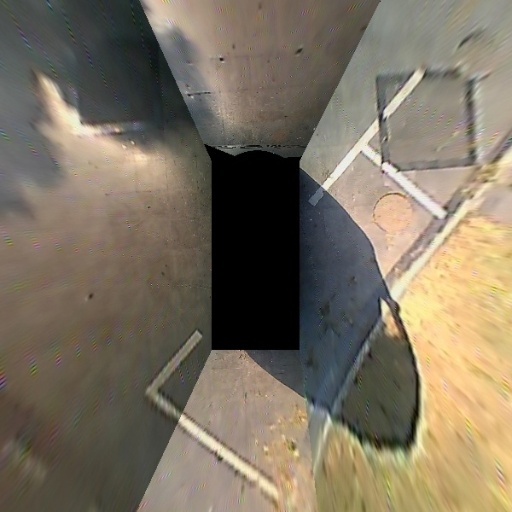
#> input picture 车位线识别比赛项目代码/xfdata/train/imgs/20160816-1-3003.jpg, 512 x 512 px; its folder holds only this picture in this run
$ python -i gmc.py   (imports and definitions only)
#> lines starting #> are read from the running program, lines starting #| are printed output that depends on the picture
### 车位线识别比赛项目代码/code/ultralytics/utils/__init__.py
# Ultralytics YOLO 🚀, AGPL-3.0 license

import contextlib
import inspect
import logging.config
import os
import platform
import re
import subprocess
import sys
import threading
import urllib
import uuid
from pathlib import Path
from types import SimpleNamespace
from typing import Union

import cv2
import matplotlib.pyplot as plt
import numpy as np
import torch
import yaml

from ultralytics import __version__

# PyTorch Multi-GPU DDP Constants
RANK = int(os.getenv('RANK', -1))
LOCAL_RANK = int(os.getenv('LOCAL_RANK', -1))  # https://pytorch.org/docs/stable/elastic/run.html
WORLD_SIZE = int(os.getenv('WORLD_SIZE', 1))

# Other Constants
FILE = Path(__file__).resolve()
ROOT = FILE.parents[1]  # YOLO
DEFAULT_CFG_PATH = ROOT / 'cfg/default.yaml'
NUM_THREADS = min(8, max(1, os.cpu_count() - 1))  # number of YOLOv5 multiprocessing threads
AUTOINSTALL = str(os.getenv('YOLO_AUTOINSTALL', True)).lower() == 'true'  # global auto-install mode
VERBOSE = str(os.getenv('YOLO_VERBOSE', True)).lower() == 'true'  # global verbose mode
TQDM_BAR_FORMAT = '{l_bar}{bar:10}{r_bar}'  # tqdm bar format
LOGGING_NAME = 'ultralytics'
MACOS, LINUX, WINDOWS = (platform.system() == x for x in ['Darwin', 'Linux', 'Windows'])  # environment booleans
ARM64 = platform.machine() in ('arm64', 'aarch64')  # ARM64 booleans
HELP_MSG = \
    """
    Usage examples for running YOLOv8:

    1. Install the ultralytics package:

        pip install ultralytics

    2. Use the Python SDK:

        from ultralytics import YOLO

        # Load a model
        model = YOLO('yolov8n.yaml')  # build a new model from scratch
        model = YOLO("yolov8n.pt")  # load a pretrained model (recommended for training)

        # Use the model
        results = model.train(res_data="coco128.yaml", epochs=3)  # train the model
        results = model.val()  # evaluate model performance on the validation set
        results = model('https://ultralytics.com/images/bus.jpg')  # predict on an image
        success = model.export(format='onnx')  # export the model to ONNX format

    3. Use the command line interface (CLI):

        YOLOv8 'yolo' CLI commands use the following syntax:

            yolo TASK MODE ARGS

            Where   TASK (optional) is one of [detect, segment, classify]
                    MODE (required) is one of [train, val, predict, export]
                    ARGS (optional) are any number of custom 'arg=value' pairs like 'imgsz=320' that override defaults.
                        See all ARGS at https://docs.ultralytics.com/usage/cfg or with 'yolo cfg'

        - Train a detection model for 10 epochs with an initial learning_rate of 0.01
            yolo detect train res_data=coco128.yaml model=yolov8n.pt epochs=10 lr0=0.01

        - Predict a YouTube video using a pretrained segmentation model at image size 320:
            yolo segment predict model=yolov8n-seg.pt source='https://youtu.be/Zgi9g1ksQHc' imgsz=320

        - Val a pretrained detection model at batch-size 1 and image size 640:
            yolo detect val model=yolov8n.pt res_data=coco128.yaml batch=1 imgsz=640

        - Export a YOLOv8n classification model to ONNX format at image size 224 by 128 (no TASK required)
            yolo export model=yolov8n-cls.pt format=onnx imgsz=224,128

        - Run special commands:
            yolo help
            yolo checks
            yolo version
            yolo settings
            yolo copy-cfg
            yolo cfg

    Docs: https://docs.ultralytics.com
    Community: https://community.ultralytics.com
    GitHub: https://github.com/ultralytics/ultralytics
    """

# Settings
torch.set_printoptions(linewidth=320, precision=4, profile='default')
#> (this line was passed over: torch is not available in this run)
np.set_printoptions(linewidth=320, formatter={'float_kind': '{:11.5g}'.format})  # format short g, %precision=5
cv2.setNumThreads(0)  # prevent OpenCV from multithreading (incompatible with PyTorch DataLoader)
os.environ['NUMEXPR_MAX_THREADS'] = str(NUM_THREADS)  # NumExpr max threads
os.environ['CUBLAS_WORKSPACE_CONFIG'] = ':4096:8'  # for deterministic training
os.environ['TF_CPP_MIN_LOG_LEVEL'] = '2'  # suppress verbose TF compiler warnings in Colab


class SimpleClass:
    """
    Ultralytics SimpleClass is a base class providing helpful string representation, error reporting, and attribute
    access methods for easier debugging and usage.
    """

    # [13 lines left out: function __str__, not called in this run]

    def __repr__(self):
        """Return a machine-readable string representation of the object."""
        return self.__str__()

    # [4 lines left out: function __getattr__, not called in this run]


class IterableSimpleNamespace(SimpleNamespace):
    """
    Ultralytics IterableSimpleNamespace is an extension class of SimpleNamespace that adds iterable functionality and
    enables usage with dict() and for loops.
    """

    def __iter__(self):
        """Return an iterator of key-value pairs from the namespace's attributes."""
        return iter(vars(self).items())

    def __str__(self):
        """Return a human-readable string representation of the object."""
        return '\n'.join(f'{k}={v}' for k, v in vars(self).items())

    # [9 lines left out: function __getattr__, not called in this run]

    def get(self, key, default=None):
        """Return the value of the specified key if it exists; otherwise, return the default value."""
        return getattr(self, key, default)


# [37 lines left out: function plt_settings, not called in this run]


def set_logging(name=LOGGING_NAME, verbose=True):
    """Sets up logging for the given name."""
    rank = int(os.getenv('RANK', -1))  # rank in world for Multi-GPU trainings
    level = logging.INFO if verbose and rank in {-1, 0} else logging.ERROR
    logging.config.dictConfig({
        'version': 1,
        'disable_existing_loggers': False,
        'formatters': {
            name: {
                'format': '%(message)s'}},
        'handlers': {
            name: {
                'class': 'logging.StreamHandler',
                'formatter': name,
                'level': level}},
        'loggers': {
            name: {
                'level': level,
                'handlers': [name],
                'propagate': False}}})


def emojis(string=''):
    """Return platform-dependent emoji-safe version of string."""
    return string.encode().decode('ascii', 'ignore') if WINDOWS else string


class EmojiFilter(logging.Filter):
    """
    A custom logging filter class for removing emojis in log messages.

    This filter is particularly useful for ensuring compatibility with Windows terminals
    that may not support the display of emojis in log messages.
    """

    # [4 lines left out: function filter, not called in this run]


# Set logger
set_logging(LOGGING_NAME, verbose=VERBOSE)  # run before defining LOGGER
LOGGER = logging.getLogger(LOGGING_NAME)  # define globally (used in train.py, val.py, detect.py, etc.)
if WINDOWS:  # emoji-safe logging
    LOGGER.addFilter(EmojiFilter())


class ThreadingLocked:
    """
    A decorator class for ensuring thread-safe execution of a function or method.
    This class can be used as a decorator to make sure that if the decorated function
    is called from multiple threads, only one thread at a time will be able to execute the function.

    Attributes:
        lock (threading.Lock): A lock object used to manage access to the decorated function.

    Usage:
        @ThreadingLocked()
        def my_function():
            # Your code here
            pass
    """

    def __init__(self):
        self.lock = threading.Lock()

    # [37 lines left out: functions __call__, yaml_save, not called in this run]


def yaml_load(file='res_data.yaml', append_filename=False):
    """
    Load YAML res_data from a file.

    Args:
        file (str, optional): File name. Default is 'res_data.yaml'.
        append_filename (bool): Add the YAML filename to the YAML dictionary. Default is False.

    Returns:
        (dict): YAML res_data and file name.
    """
#> further down, picture is the input picture: shape (512, 512, 3); mean B, G, R 97.4, 114.4, 124.6
    with open(file, errors='ignore', encoding='utf-8') as f:
        s = f.read()  # string

        # Remove special characters
        if not s.isprintable():
            s = re.sub(r'[^\x09\x0A\x0D\x20-\x7E\x85\xA0-\uD7FF\uE000-\uFFFD\U00010000-\U0010ffff]+', '', s)

        # Add YAML filename to dict and return
        return {**yaml.safe_load(s), 'yaml_file': str(file)} if append_filename else yaml.safe_load(s)


# [13 lines left out: function yaml_print, not called in this run]


# Default configuration
DEFAULT_CFG_DICT = yaml_load(DEFAULT_CFG_PATH)
for k, v in DEFAULT_CFG_DICT.items():
    if isinstance(v, str) and v.lower() == 'none':
        DEFAULT_CFG_DICT[k] = None
DEFAULT_CFG_KEYS = DEFAULT_CFG_DICT.keys()
DEFAULT_CFG = IterableSimpleNamespace(**DEFAULT_CFG_DICT)


# [68 lines left out: functions is_colab, is_kaggle, is_jupyter, is_docker, is_online, not called in this run]


ONLINE = is_online()


# [147 lines left out: functions is_pip_package, is_dir_writeable, is_pytest_running, is_github_actions_ci, is_git_dir, get_git_dir and 4 more, not called in this run]


USER_CONFIG_DIR = Path(os.getenv('YOLO_CONFIG_DIR', get_user_config_dir()))  # Ultralytics settings dir
SETTINGS_YAML = USER_CONFIG_DIR / 'settings.yaml'


# [24 lines left out: function colorstr, not called in this run]


class TryExcept(contextlib.ContextDecorator):
    """YOLOv8 TryExcept class. Usage: @TryExcept() decorator or 'with TryExcept():' context manager."""

    # [4 lines left out: function __init__, not called in this run]

    def __enter__(self):
        """Executes when entering TryExcept context, initializes instance."""
        pass

    # [163 lines left out: functions __exit__, threaded, set_sentry, get_settings, set_settings, deprecation_warn and 1 more, not called in this run]


def url2file(url):
    """Convert URL to filename, i.e. https://url.com/file.txt?auth -> file.txt."""
    return Path(clean_url(url)).name


# Run below code on utils init ------------------------------------------------------------------------------------

# Check first-install steps
PREFIX = colorstr('Ultralytics: ')
SETTINGS = get_settings()
DATASETS_DIR = Path(SETTINGS['datasets_dir'])  # global datasets directory
ENVIRONMENT = 'Colab' if is_colab() else 'Kaggle' if is_kaggle() else 'Jupyter' if is_jupyter() else \
    'Docker' if is_docker() else platform.system()
TESTS_RUNNING = is_pytest_running() or is_github_actions_ci()
set_sentry()

# Apply monkey patches if the script is being run from within the parent directory of the script's location
from .patches import imread, imshow, imwrite

# torch.save = torch_save
if Path(inspect.stack()[0].filename).parent.parent.as_posix() in inspect.stack()[-1].filename:
    cv2.imread, cv2.imwrite, cv2.imshow = imread, imwrite, imshow

### 车位线识别比赛项目代码/code/ultralytics/trackers/utils/gmc.py
# Ultralytics YOLO 🚀, AGPL-3.0 license

import copy

import cv2
import numpy as np

from ultralytics.utils import LOGGER


class GMC:

    def __init__(self, method='sparseOptFlow', downscale=2, verbose=None):
        """Initialize a video tracker with specified parameters."""
        super().__init__()

        self.method = method
        self.downscale = max(1, int(downscale))

        if self.method == 'orb':
            self.detector = cv2.FastFeatureDetector_create(20)
            self.extractor = cv2.ORB_create()
            self.matcher = cv2.BFMatcher(cv2.NORM_HAMMING)

        elif self.method == 'sift':
            self.detector = cv2.SIFT_create(nOctaveLayers=3, contrastThreshold=0.02, edgeThreshold=20)
            self.extractor = cv2.SIFT_create(nOctaveLayers=3, contrastThreshold=0.02, edgeThreshold=20)
            self.matcher = cv2.BFMatcher(cv2.NORM_L2)

        elif self.method == 'ecc':
            number_of_iterations = 5000
            termination_eps = 1e-6
            self.warp_mode = cv2.MOTION_EUCLIDEAN
            self.criteria = (cv2.TERM_CRITERIA_EPS | cv2.TERM_CRITERIA_COUNT, number_of_iterations, termination_eps)

        elif self.method == 'sparseOptFlow':
            self.feature_params = dict(maxCorners=1000,
                                       qualityLevel=0.01,
                                       minDistance=1,
                                       blockSize=3,
                                       useHarrisDetector=False,
                                       k=0.04)
            # self.gmc_file = open('GMC_results.txt', 'w')

        elif self.method in ['file', 'files']:
            seqName = verbose[0]
            ablation = verbose[1]
            if ablation:
                filePath = r'tracker/GMC_files/MOT17_ablation'
            else:
                filePath = r'tracker/GMC_files/MOTChallenge'

            if '-FRCNN' in seqName:
                seqName = seqName[:-6]
            elif '-DPM' in seqName or '-SDP' in seqName:
                seqName = seqName[:-4]
            self.gmcFile = open(f'{filePath}/GMC-{seqName}.txt')

            if self.gmcFile is None:
                raise ValueError(f'Error: Unable to open GMC file in directory:{filePath}')
        elif self.method in ['none', 'None']:
            self.method = 'none'
        else:
            raise ValueError(f'Error: Unknown CMC method:{method}')

        self.prevFrame = None
        self.prevKeyPoints = None
        self.prevDescriptors = None

        self.initializedFirstFrame = False

    def apply(self, raw_frame, detections=None):
        """Apply object detection on a raw frame using specified method."""
        if self.method in ['orb', 'sift']:
            return self.applyFeatures(raw_frame, detections)
        elif self.method == 'ecc':
            return self.applyEcc(raw_frame, detections)
        elif self.method == 'sparseOptFlow':
            return self.applySparseOptFlow(raw_frame, detections)
        elif self.method == 'file':
            return self.applyFile(raw_frame, detections)
        elif self.method == 'none':
            return np.eye(2, 3)
        else:
            return np.eye(2, 3)

    # [157 lines left out: functions applyEcc, applyFeatures, not called in this run]

    def applySparseOptFlow(self, raw_frame, detections=None):
        """Initialize."""
        # t0 = time.time()
        height, width, _ = raw_frame.shape
#> height = 512; width = 512
        frame = cv2.cvtColor(raw_frame, cv2.COLOR_BGR2GRAY)
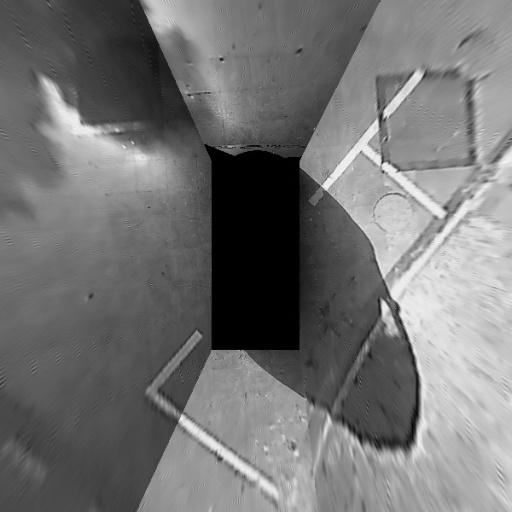
#> frame: shape (512, 512); min 0, max 250, mean 115.5
        H = np.eye(2, 3)

        # Downscale image
        if self.downscale > 1.0:
            # frame = cv2.GaussianBlur(frame, (3, 3), 1.5)
            frame = cv2.resize(frame, (width // self.downscale, height // self.downscale))
#> frame: shape (256, 256)

        # Find the keypoints
        keypoints = cv2.goodFeaturesToTrack(frame, mask=None, **self.feature_params)
#> keypoints = 543 rows, first 8: [191, 150], [191, 80], [193, 57], [91, 208], [222, 103], [222, 106], [220, 108], [163, 93]

        # Handle first frame
        if not self.initializedFirstFrame:
            # Initialize res_data
            self.prevFrame = frame.copy()
            self.prevKeyPoints = copy.copy(keypoints)
#> self.prevKeyPoints has the same summary as keypoints

            # Initialization done
            self.initializedFirstFrame = True

            return H

        # Find correspondences
        matchedKeypoints, status, err = cv2.calcOpticalFlowPyrLK(self.prevFrame, frame, self.prevKeyPoints, None)

        # Leave good correspondences only
        prevPoints = []
        currPoints = []

        for i in range(len(status)):
            if status[i]:
                prevPoints.append(self.prevKeyPoints[i])
                currPoints.append(matchedKeypoints[i])

        prevPoints = np.array(prevPoints)
        currPoints = np.array(currPoints)

        # Find rigid matrix
        if (np.size(prevPoints, 0) > 4) and (np.size(prevPoints, 0) == np.size(prevPoints, 0)):
            H, inliers = cv2.estimateAffinePartial2D(prevPoints, currPoints, cv2.RANSAC)

            # Handle downscale
            if self.downscale > 1.0:
                H[0, 2] *= self.downscale
                H[1, 2] *= self.downscale
        else:
            LOGGER.warning('WARNING: not enough matching points')

        # Store to next iteration
        self.prevFrame = frame.copy()
        self.prevKeyPoints = copy.copy(keypoints)

        # gmc_line = str(1000 * (time.time() - t0)) + "\t" + str(H[0, 0]) + "\t" + str(H[0, 1]) + "\t" + str(
        #     H[0, 2]) + "\t" + str(H[1, 0]) + "\t" + str(H[1, 1]) + "\t" + str(H[1, 2]) + "\n"
        # self.gmc_file.write(gmc_line)

        return H

    # [13 lines left out: function applyFile, not called in this run]

>>> import cv2
>>> picture = cv2.imread('../../../../xfdata/train/imgs/20160816-1-3003.jpg')
>>> result = GMC().apply(picture)
#> result = [[1, 0, 0], [0, 1, 0]]

$ run again, on 车位线识别比赛项目代码/xfdata/train/imgs/20160816-2-10.jpg
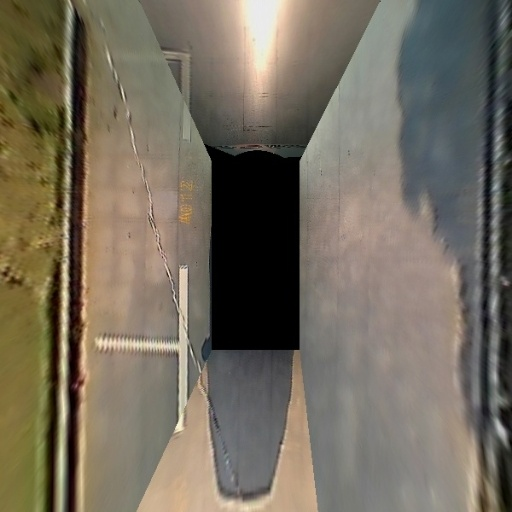
#> input picture 车位线识别比赛项目代码/xfdata/train/imgs/20160816-2-10.jpg, 512 x 512 px
#> picture is the input picture: shape (512, 512, 3); mean B, G, R 94.1, 108.5, 116.3
#> in applySparseOptFlow, `frame = cv2.cvtColor(raw_frame, cv2.COLOR_BGR2GRAY)`:
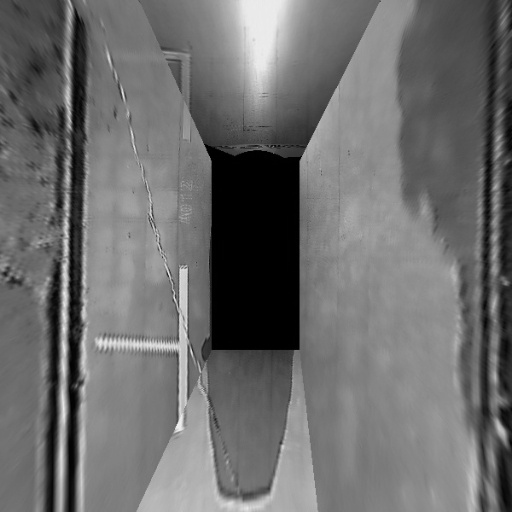
#> frame: shape (512, 512); min 0, max 239, mean 109.2
#> keypoints = 661 rows, first 8: [148, 173], [88, 176], [88, 170], [88, 215], [253, 141], [2, 137], [6, 139], [90, 134]
#> self.prevKeyPoints has the same summary as keypoints
#> result = [[1, 0, 0], [0, 1, 0]]

$ run again, on 车位线识别比赛项目代码/xfdata/train/imgs/20161109-09-278.jpg
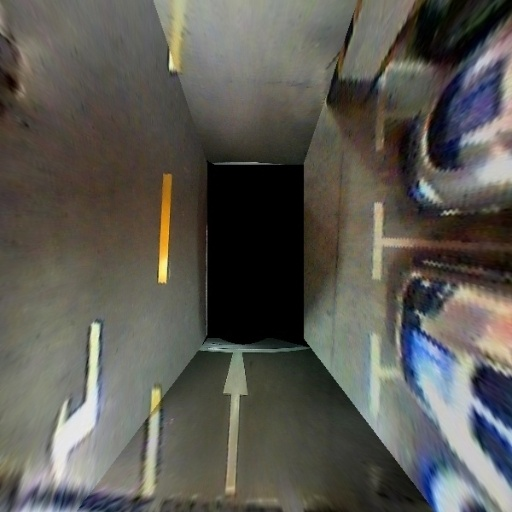
#> input picture 车位线识别比赛项目代码/xfdata/train/imgs/20161109-09-278.jpg, 512 x 512 px
#> picture is the input picture: shape (512, 512, 3); mean B, G, R 82.5, 89.1, 90.8
#> in applySparseOptFlow, `frame = cv2.cvtColor(raw_frame, cv2.COLOR_BGR2GRAY)`:
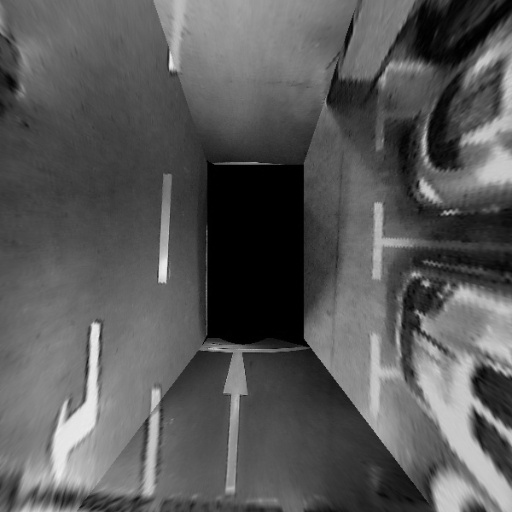
#> frame: shape (512, 512); min 0, max 238, mean 88.9
#> keypoints = 692 rows, first 8: [46, 162], [85, 34], [213, 142], [211, 141], [82, 140], [80, 140], [115, 177], [208, 155]
#> self.prevKeyPoints has the same summary as keypoints
#> result = [[1, 0, 0], [0, 1, 0]]
